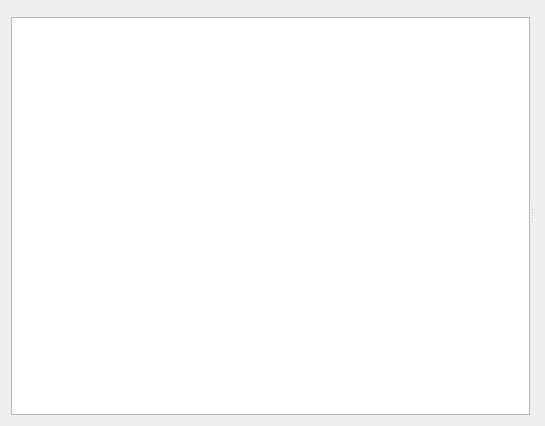
<?xml version="1.0" encoding="UTF-8"?>
<ui version="4.0">
 <class>DictionariesViewer</class>
 <widget class="QWidget" name="DictionariesViewer">
  <property name="geometry">
   <rect>
    <x>0</x>
    <y>0</y>
    <width>545</width>
    <height>426</height>
   </rect>
  </property>
  <layout class="QHBoxLayout" name="horizontalLayout_2">
   <item>
    <widget class="QSplitter" name="splitter">
     <property name="orientation">
      <enum>Qt::Horizontal</enum>
     </property>
     <widget class="QWidget" name="layoutWidget">
      <layout class="QVBoxLayout" name="verticalLayout">
       <item>
        <widget class="KFilterProxySearchLine" name="kfilterproxysearchline"/>
       </item>
       <item>
        <widget class="QTreeView" name="plotsView">
         <property name="sizePolicy">
          <sizepolicy hsizetype="Expanding" vsizetype="Expanding">
           <horstretch>0</horstretch>
           <verstretch>0</verstretch>
          </sizepolicy>
         </property>
         <property name="mouseTracking">
          <bool>true</bool>
         </property>
         <property name="editTriggers">
          <set>QAbstractItemView::NoEditTriggers</set>
         </property>
         <property name="tabKeyNavigation">
          <bool>true</bool>
         </property>
         <property name="showDropIndicator" stdset="0">
          <bool>false</bool>
         </property>
         <property name="alternatingRowColors">
          <bool>true</bool>
         </property>
         <property name="selectionBehavior">
          <enum>QAbstractItemView::SelectRows</enum>
         </property>
         <property name="indentation">
          <number>10</number>
         </property>
         <property name="rootIsDecorated">
          <bool>true</bool>
         </property>
         <property name="itemsExpandable">
          <bool>true</bool>
         </property>
         <property name="sortingEnabled">
          <bool>true</bool>
         </property>
         <property name="animated">
          <bool>false</bool>
         </property>
         <property name="wordWrap">
          <bool>false</bool>
         </property>
         <property name="headerHidden">
          <bool>false</bool>
         </property>
         <property name="expandsOnDoubleClick">
          <bool>false</bool>
         </property>
         <attribute name="headerVisible">
          <bool>true</bool>
         </attribute>
         <attribute name="headerHighlightSections">
          <bool>false</bool>
         </attribute>
        </widget>
       </item>
      </layout>
     </widget>
     <widget class="QStackedWidget" name="stackedWidget">
      <property name="sizePolicy">
       <sizepolicy hsizetype="Expanding" vsizetype="Expanding">
        <horstretch>0</horstretch>
        <verstretch>0</verstretch>
       </sizepolicy>
      </property>
      <property name="currentIndex">
       <number>0</number>
      </property>
      <widget class="PlotsView2D" name="view2d"/>
      <widget class="PlotsView3D" name="view3d"/>
     </widget>
    </widget>
   </item>
  </layout>
 </widget>
 <customwidgets>
  <customwidget>
   <class>KFilterProxySearchLine</class>
   <extends>QWidget</extends>
   <header>kfilterproxysearchline.h</header>
  </customwidget>
  <customwidget>
   <class>PlotsView2D</class>
   <extends>QWidget</extends>
   <header>analitzaplot/plotsview2d.h</header>
   <container>1</container>
  </customwidget>
  <customwidget>
   <class>PlotsView3D</class>
   <extends>QWidget</extends>
   <header>analitzaplot/plotsview3d.h</header>
   <container>1</container>
  </customwidget>
 </customwidgets>
 <resources/>
 <connections/>
</ui>
